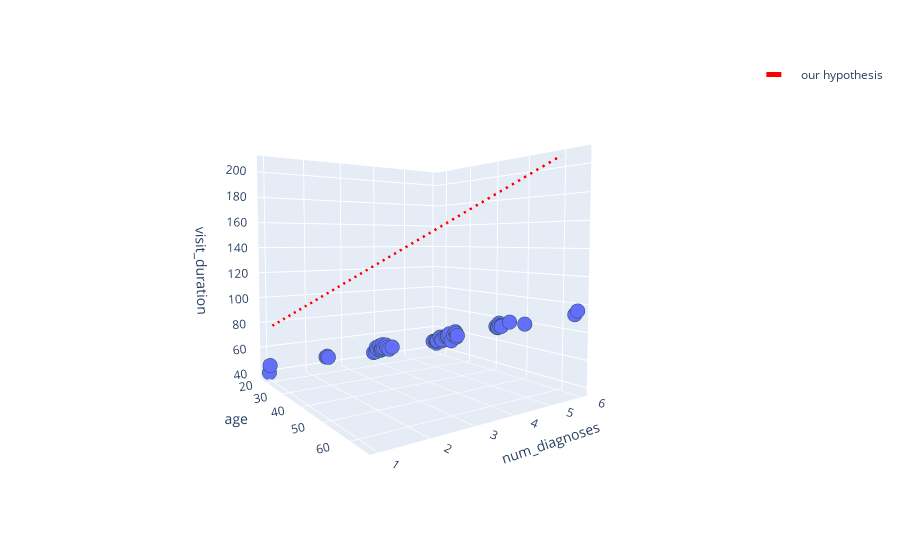

Source (notebook cell):
### Markdown cell above
# Figure 7: a=3, b=1, c=15

### Code cell
reg = linear_model.LinearRegression()
reg.fit(visit_df[['age','num_diagnoses']].values, visit_df['visit_duration'].values)

fig = px.scatter_3d(visit_df, x='age', y='num_diagnoses', z='visit_duration')
fig.update_traces(marker=dict(size=5,
                              line=dict(width=2,
                                        color='DarkSlateGrey')),
                  selector=dict(mode='markers'),
                  line=dict())

fig.add_trace(go.Scatter3d(x = np.linspace(20,60,40),
              y = np.linspace(1,6,40),
              z = (np.array([ (i* (reg.coef_[0])*3) for i in np.linspace(20,60,40)]) + 
                         np.array([ (i* (reg.coef_[1]*1)) for i in np.linspace(1,6,40)])) + (15),
             name='our hypothesis',
             mode='lines',
             line=dict(
                 color='red',
                 width=5,
                 dash='dash')))

fig.show()

### Figure 1 — Plotly figure (JSON) as saved in the notebook; plotly's stock layout.template omitted (floating-point values rounded to 4 significant figures)
{"data": [{"hoverlabel": {"namelength": 0}, "hovertemplate": "age=%{x}<br>num_diagnoses=%{y}<br>visit_duration=%{z}", "legendgroup": "", "marker": {"color": "#636efa", "line": {"color": "DarkSlateGrey", "width": 2}, "size": 5, "symbol": "circle"}, "mode": "markers", "name": "", "scene": "scene", "showlegend": false, "type": "scatter3d", "x": [35.43, 42.72, 42.85, 42.93, 43.94, 17.32, 17.9, 49.4, 52.78, 47.09, 49.05, 39.7, 27.85, 35.3, 35.31, 51.77, 49.48, 46.38, 45.79, 31.79, 34.94, 36.13, 27.21, 32.72, 52.72, 48.63, 42.67, 34.46, 64.73, 55.18, 44.57, 51.6, 52.19, 52.09, 47.78, 35.78, 49.79, 59.38, 33.03, 37.2, 28.42, 37.56, 38.42, 46.57, 51.13, 41.44, 64.06, 33.61, 42.34, 44.55], "y": [3, 4, 4, 4, 4, 1, 1, 4, 5, 4, 4, 3, 2, 3, 3, 5, 4, 4, 4, 3, 3, 3, 2, 3, 5, 4, 4, 3, 6, 5, 4, 5, 5, 5, 4, 3, 4, 5, 3, 3, 2, 3, 3, 4, 5, 4, 6, 3, 4, 4], "z": [62.67, 68.5, 69.29, 69.09, 72.32, 39.55, 45.78, 78.2, 81.71, 76.65, 79.19, 66.12, 55.65, 61.59, 61.54, 80.62, 75.5, 74.62, 73.96, 56.78, 60.68, 63.36, 54.53, 57.94, 82.03, 76.3, 66.94, 63.8, 95.54, 86.09, 69.74, 80.11, 82.02, 83.87, 71.72, 65.6, 76.75, 86.62, 61.72, 66.15, 55.09, 64.41, 63.65, 74.91, 80.82, 67.67, 92.54, 60.63, 68.7, 70.95]}, {"line": {"color": "red", "dash": "dash", "width": 5}, "mode": "lines", "name": "our hypothesis", "type": "scatter3d", "x": [20, 21.03, 22.05, 23.08, 24.1, 25.13, 26.15, 27.18, 28.21, 29.23, 30.26, 31.28, 32.31, 33.33, 34.36, 35.38, 36.41, 37.44, 38.46, 39.49, 40.51, 41.54, 42.56, 43.59, 44.62, 45.64, 46.67, 47.69, 48.72, 49.74, 50.77, 51.79, 52.82, 53.85, 54.87, 55.9, 56.92, 57.95, 58.97, 60], "y": [1, 1.128, 1.256, 1.385, 1.513, 1.641, 1.769, 1.897, 2.026, 2.154, 2.282, 2.41, 2.538, 2.667, 2.795, 2.923, 3.051, 3.179, 3.308, 3.436, 3.564, 3.692, 3.821, 3.949, 4.077, 4.205, 4.333, 4.462, 4.59, 4.718, 4.846, 4.974, 5.103, 5.231, 5.359, 5.487, 5.615, 5.744, 5.872, 6], "z": [78.83, 82.13, 85.43, 88.72, 92.02, 95.32, 98.62, 101.9, 105.2, 108.5, 111.8, 115.1, 118.4, 121.7, 125.0, 128.3, 131.6, 134.9, 138.2, 141.5, 144.8, 148.1, 151.4, 154.7, 158.0, 161.3, 164.6, 167.9, 171.2, 174.5, 177.8, 181.1, 184.4, 187.7, 191.0, 194.3, 197.6, 200.9, 204.1, 207.4]}], "layout": {"autosize": true, "legend": {"tracegroupgap": 0}, "margin": {"t": 60}, "scene": {"aspectmode": "auto", "aspectratio": {"x": 1, "y": 1, "z": 1}, "camera": {"center": {"x": 0, "y": 0, "z": 0}, "eye": {"x": 1.763, "y": -1.211, "z": 0.1225}, "projection": {"type": "perspective"}, "up": {"x": -0.001233, "y": -0.001795, "z": 1.0}}, "domain": {"x": [0, 1], "y": [0, 1]}, "xaxis": {"title": {"text": "age"}, "type": "linear"}, "yaxis": {"title": {"text": "num_diagnoses"}, "type": "linear"}, "zaxis": {"title": {"text": "visit_duration"}, "type": "linear"}}}}
